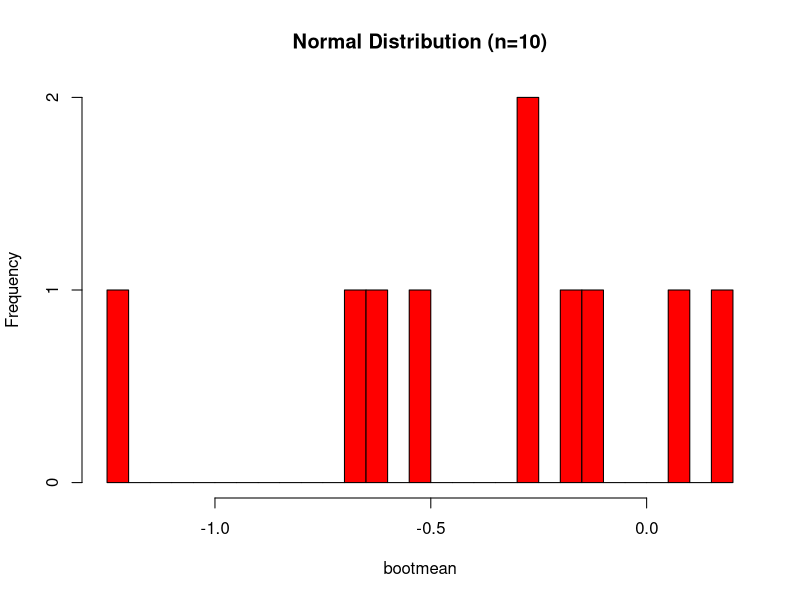
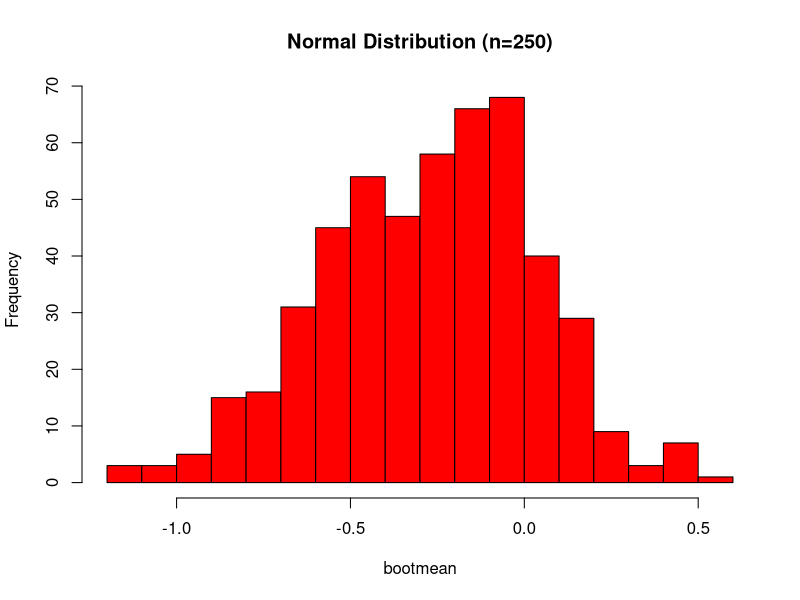
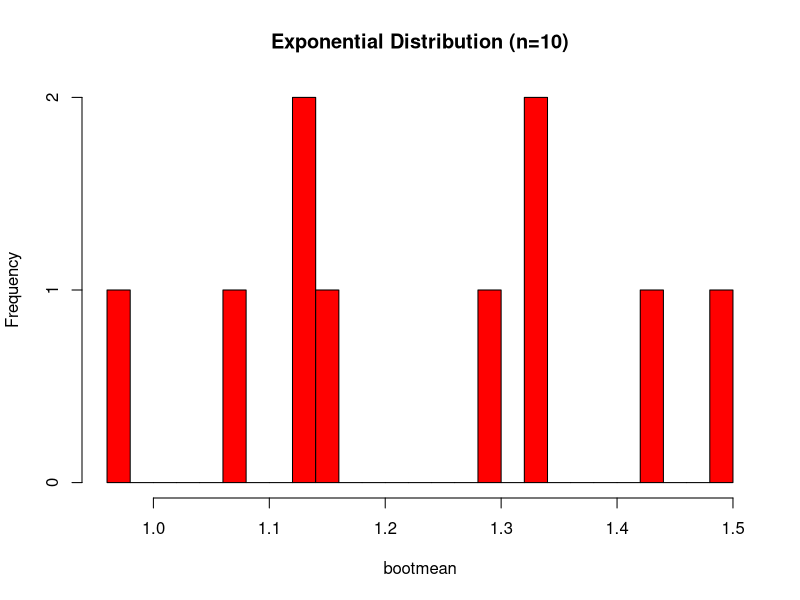
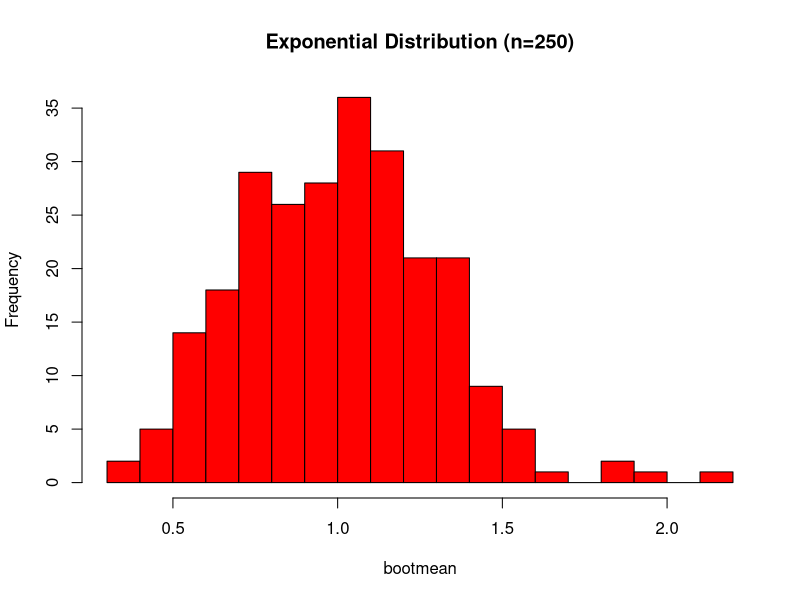

Here is the R script that generated these plots, in order:
## ---- chunk 1
# Create the normal distribution #
n <- 10
x <- rnorm(n)
x
## ---- chunk 2
# Variables #
R <- 10
bootmean <- numeric(R)

# Simulate the data by created a loop of R cycles of the orginal distribution #
for (i in 1:R) {
  bootsample <- sample(x, size=length(x), replace=TRUE)
  bootmean[i] <- mean(bootsample)
}

# Calculate the mean #
mean(bootmean)

# Plot histogram #
hist(bootmean, breaks=20, col="red", main="Normal Distribution (n=10)")
## ---- chunk 3
# Variables #
R <- 500
bootmean <- numeric(R)

# Simulate the data #
for (i in 1:R) {
  bootsample <- sample(x, size=length(x), replace=TRUE)
  bootmean[i] <- mean(bootsample)
}

# Calculate the mean #
mean(bootmean)

# Plot histogram #
hist(bootmean, breaks=20, col="red", main="Normal Distribution (n=250)")
## ---- chunk 4
# Create the exponential distribution #
n <- 10
y <- rexp(n)
y
## ---- chunk 5
# Variables #
R <- 10
bootmean <- numeric(R)

# Simulate the data #
for (i in 1:R) {
  bootsample <- sample(y, size=length(y), replace=TRUE)
  bootmean[i] <- mean(bootsample)
}

# Calculate the mean #
mean(bootmean)

# Plot histogram #
hist(bootmean, breaks=20, col="red", main="Exponential Distribution (n=10)")
## ---- chunk 6
# Variables #
R <- 250
bootmean <- numeric(R)

# Simulate the data #
for (i in 1:R) {
  bootsample <- sample(y, size=length(y), replace=TRUE)
  bootmean[i] <- mean(bootsample)
}

# Calculate the mean #
mean(bootmean)

# Plot histogram #
hist(bootmean, breaks=20, col="red", main="Exponential Distribution (n=250)")
